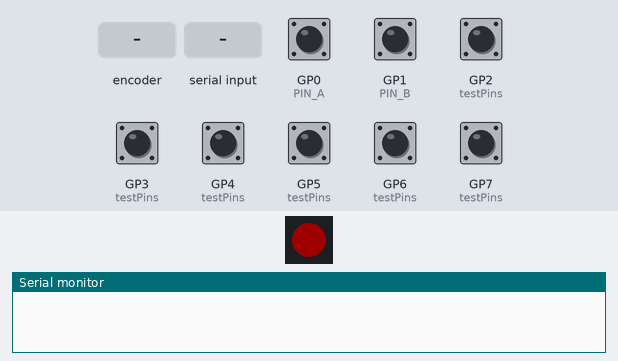
Recording of a program running on a simulated Raspberry Pi Pico. Shown: 1 RGB LEDs in strip order, left to right, the last lines printed to the serial monitor. Inputs (shaded band) come from the test bench; at power-on: GP0 (PIN_A), GP1 (PIN_B), GP2 (testPins), GP3 (testPins), GP4 (testPins), GP5 (testPins), GP6 (testPins), GP7 (testPins) HIGH. Dim RGB values are drawn brighter than linear.

Above: at 0.1 s.
At 2.6 s:
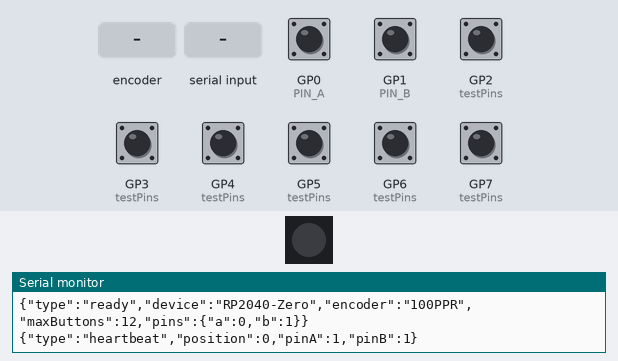
2.7 s: rotary encoder on GP0 (PIN_A) / GP1 (PIN_B) turned 3 steps (first pin leading)
At 4.05 s:
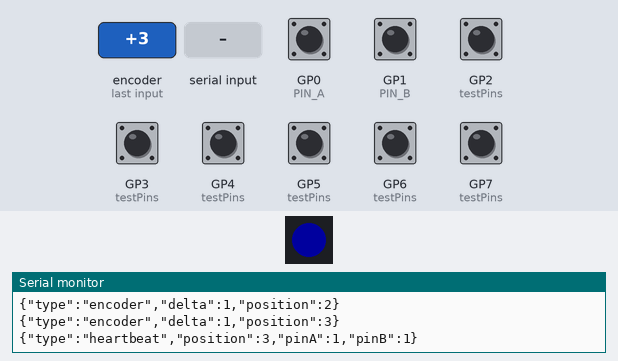
6.2 s: "test\n" received over Serial
9.7 s: "status\n" received over Serial
13.2 s: GP2 (testPins) pulled LOW for 0.15 s
16.7 s: "help\n" received over Serial
Timing chart, 0 to 21.2 s (numbered marks = the images above; inputs shaded):
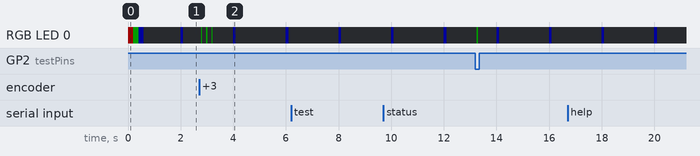

The program:

main.cpp
```cpp
/**
 * RP2040 Quadrature Encoder Reader with Button Support
 * PlatformIO / Arduino Framework
 *
 * Supports: Raspberry Pi Pico, Waveshare RP2040-Zero, Pimoroni Tiny2040
 * Connect: Encoder A -> GP0, Encoder B -> GP1, GND -> GND
 *
 * Sends JSON messages over USB serial when encoder rotates:
 * {"type":"encoder","delta":1,"position":123}
 *
 * Button events:
 * {"type":"button","pin":2,"state":"pressed"}
 * {"type":"button","pin":2,"state":"released"}
 */

#include <Arduino.h>

// Board detection for LED type
#if defined(BOARD_RP2040_ZERO)
    // RP2040-Zero: WS2812 NeoPixel on GP16
    #include <Adafruit_NeoPixel.h>
    #define LED_TYPE_NEOPIXEL 1
    #define LED_TYPE_RGB 0
    #define LED_TYPE_SINGLE 0
    const uint8_t LED_PIN = 16;
    Adafruit_NeoPixel led(1, LED_PIN, NEO_GRB + NEO_KHZ800);
    const char* DEVICE_NAME = "RP2040-Zero";
#elif defined(BOARD_TINY2040)
    // Tiny2040: RGB LED on GP18(R), GP19(G), GP20(B) - active LOW
    #define LED_TYPE_NEOPIXEL 0
    #define LED_TYPE_RGB 1
    #define LED_TYPE_SINGLE 0
    const uint8_t LED_PIN_R = 18;
    const uint8_t LED_PIN_G = 19;
    const uint8_t LED_PIN_B = 20;
    const uint8_t LED_PIN = 18;  // Primary for blocking (all 3 are blocked)
    const char* DEVICE_NAME = "Tiny2040";
#else
    // Pico: Single green LED on GP25 (active HIGH)
    #define LED_TYPE_NEOPIXEL 0
    #define LED_TYPE_RGB 0
    #define LED_TYPE_SINGLE 1
    const uint8_t LED_PIN = 25;
    const char* DEVICE_NAME = "Pico";
#endif

// Encoder pins
const uint8_t PIN_A = 0;   // GP0
const uint8_t PIN_B = 1;   // GP1

// ==================== BUTTON CONFIGURATION ====================
const uint8_t MAX_BUTTONS = 12;
const unsigned long DEBOUNCE_MS = 50;  // Debounce time in milliseconds

struct ButtonState {
    uint8_t pin;           // GPIO pin number (0 = not configured)
    bool enabled;          // Is this button configured?
    bool lastState;        // Last stable state (true = pressed, active LOW)
    bool currentReading;   // Current raw reading
    unsigned long lastDebounceTime;  // Last time the reading changed
};

ButtonState buttons[MAX_BUTTONS];
uint8_t numConfiguredButtons = 0;

// ==============================================================

// LED colors
const uint32_t COLOR_OFF = 0x000000;
const uint32_t COLOR_GREEN = 0x00FF00;   // Encoder movement
const uint32_t COLOR_BLUE = 0x0000FF;    // Heartbeat
const uint32_t COLOR_RED = 0xFF0000;     // Startup

// LED state
unsigned long ledOffTime = 0;

// Encoder state (volatile for ISR access)
volatile long encoderPosition = 0;      // Position in physical clicks
volatile int8_t lastEncoded = 0;
volatile int accumulatedPulses = 0;     // Raw pulses (4 per click)
volatile int accumulatedClicks = 0;     // Clicks to send (after /4)

// Timing
unsigned long lastSendTime = 0;
unsigned long lastHeartbeatTime = 0;
const unsigned long SEND_INTERVAL_MS = 50;      // 20Hz update rate for encoder data
const unsigned long HEARTBEAT_INTERVAL_MS = 2000; // Heartbeat every 2 seconds

// Command buffer
String inputBuffer = "";
unsigned long lastCharTime = 0;
const unsigned long COMMAND_TIMEOUT_MS = 100;  // Process after 100ms of no input

// State table for quadrature decoding
// Index = (lastState << 2) | currentState
// Values: 0 = no change, 1 = CW, -1 = CCW
const int8_t ENCODER_TABLE[16] = {
     0,  // 00 -> 00: no change
     1,  // 00 -> 01: CW
    -1,  // 00 -> 10: CCW
     0,  // 00 -> 11: invalid (skip)
    -1,  // 01 -> 00: CCW
     0,  // 01 -> 01: no change
     0,  // 01 -> 10: invalid (skip)
     1,  // 01 -> 11: CW
     1,  // 10 -> 00: CW
     0,  // 10 -> 01: invalid (skip)
     0,  // 10 -> 10: no change
    -1,  // 10 -> 11: CCW
     0,  // 11 -> 00: invalid (skip)
    -1,  // 11 -> 01: CCW
     1,  // 11 -> 10: CW
     0   // 11 -> 11: no change
};

// Interrupt handler for encoder
void encoderISR() {
    uint8_t a = digitalRead(PIN_A);
    uint8_t b = digitalRead(PIN_B);
    int8_t encoded = (a << 1) | b;

    int8_t index = (lastEncoded << 2) | encoded;
    int8_t delta = ENCODER_TABLE[index];

    if (delta != 0) {
        // Invert direction and accumulate raw pulses
        accumulatedPulses -= delta;

        // Convert to clicks (4 pulses = 1 physical click)
        while (accumulatedPulses >= 4) {
            accumulatedPulses -= 4;
            encoderPosition = (encoderPosition + 1) % 100;
            accumulatedClicks++;
        }
        while (accumulatedPulses <= -4) {
            accumulatedPulses += 4;
            encoderPosition = (encoderPosition + 99) % 100;  // +99 mod 100 = -1
            accumulatedClicks--;
        }
    }

    lastEncoded = encoded;
}

void sendEncoderData(int delta, long position) {
    Serial.print("{\"type\":\"encoder\",\"delta\":");
    Serial.print(delta);
    Serial.print(",\"position\":");
    Serial.print(position);
    Serial.println("}");
}

void sendPong(long position) {
    Serial.print("{\"type\":\"pong\",\"position\":");
    Serial.print(position);
    Serial.println("}");
}

void sendReady() {
    Serial.print("{\"type\":\"ready\",\"device\":\"");
    Serial.print(DEVICE_NAME);
    Serial.print("\",\"encoder\":\"100PPR\",\"maxButtons\":");
    Serial.print(MAX_BUTTONS);
    Serial.println(",\"pins\":{\"a\":0,\"b\":1}}");
}

// Send button state change
void sendButtonEvent(uint8_t pin, bool pressed) {
    Serial.print("{\"type\":\"button\",\"pin\":");
    Serial.print(pin);
    Serial.print(",\"state\":\"");
    Serial.print(pressed ? "pressed" : "released");
    Serial.println("\"}");
}

// Check if a pin is reserved (encoder or LED pins)
bool isPinReserved(uint8_t pin) {
    // Encoder pins always reserved
    if (pin == PIN_A || pin == PIN_B) return true;

#if LED_TYPE_RGB
    // Tiny2040 RGB LED uses 3 pins
    if (pin == LED_PIN_R || pin == LED_PIN_G || pin == LED_PIN_B) return true;
#else
    // Single LED pin
    if (pin == LED_PIN) return true;
#endif

    return false;
}

// Configure a button on a specific pin
void configureButton(uint8_t index, uint8_t pin) {
    if (index >= MAX_BUTTONS) return;

    // Don't allow reserved pins
    if (isPinReserved(pin)) return;

    buttons[index].pin = pin;
    buttons[index].enabled = true;
    buttons[index].lastState = false;
    buttons[index].currentReading = false;
    buttons[index].lastDebounceTime = 0;

    // Configure pin with internal pull-up (button connects to GND)
    pinMode(pin, INPUT_PULLUP);
}

// Clear all button configurations
void clearButtons() {
    for (uint8_t i = 0; i < MAX_BUTTONS; i++) {
        buttons[i].enabled = false;
        buttons[i].pin = 0;
    }
    numConfiguredButtons = 0;
}

// Initialize buttons array
void initButtons() {
    clearButtons();
}

void handleCommand(const String& line) {
    // Simple text commands (for easy serial monitor testing)
    String trimmed = line;
    trimmed.trim();

    if (trimmed.equalsIgnoreCase("test")) {
        // Quick test mode - configure GP2-GP7 as buttons
        clearButtons();
        uint8_t testPins[] = {2, 3, 4, 5, 6, 7};
        for (uint8_t i = 0; i < 6; i++) {
            configureButton(i, testPins[i]);
        }
        numConfiguredButtons = 6;
        Serial.println("{\"type\":\"test_mode\",\"pins\":[2,3,4,5,6,7],\"msg\":\"Ground GP2-GP7 to test buttons\"}");
        return;
    }
    if (trimmed.equalsIgnoreCase("status")) {
        Serial.print("{\"type\":\"status\",\"buttons\":");
        Serial.print(numConfiguredButtons);
        Serial.print(",\"position\":");
        Serial.print(encoderPosition);
        Serial.println("}");
        return;
    }
    if (trimmed.equalsIgnoreCase("help")) {
        Serial.println("{\"type\":\"help\",\"commands\":[\"test\",\"status\",\"help\"]}");
        return;
    }

    // Simple JSON command parsing
    if (line.indexOf("\"type\":\"reset\"") >= 0) {
        // Reset position counter
        noInterrupts();
        int posIdx = line.indexOf("\"position\":");
        if (posIdx >= 0) {
            int startIdx = posIdx + 11;
            int endIdx = line.indexOf('}', startIdx);
            if (endIdx < 0) endIdx = line.length();
            String posStr = line.substring(startIdx, endIdx);
            int commaIdx = posStr.indexOf(',');
            if (commaIdx >= 0) posStr = posStr.substring(0, commaIdx);
            posStr.trim();
            encoderPosition = posStr.toInt();
        } else {
            encoderPosition = 0;
        }
        accumulatedPulses = 0;
        accumulatedClicks = 0;
        interrupts();

        sendEncoderData(0, encoderPosition);
    }
    else if (line.indexOf("\"type\":\"ping\"") >= 0) {
        sendPong(encoderPosition);
    }
    // Button configuration: {"type":"buttons","pins":[2,3,4,5]}
    else if (line.indexOf("\"type\":\"buttons\"") >= 0) {
        clearButtons();

        int pinsIdx = line.indexOf("\"pins\":[");
        if (pinsIdx >= 0) {
            int startIdx = pinsIdx + 8;
            int endIdx = line.indexOf(']', startIdx);
            if (endIdx > startIdx) {
                String pinsStr = line.substring(startIdx, endIdx);
                uint8_t buttonIndex = 0;

                // Parse comma-separated pin numbers
                int pos = 0;
                while (pos < pinsStr.length() && buttonIndex < MAX_BUTTONS) {
                    int commaIdx = pinsStr.indexOf(',', pos);
                    if (commaIdx < 0) commaIdx = pinsStr.length();

                    String pinStr = pinsStr.substring(pos, commaIdx);
                    pinStr.trim();
                    int pin = pinStr.toInt();

                    if (pin >= 2 && pin <= 29) {  // Valid GPIO range
                        configureButton(buttonIndex, pin);
                        buttonIndex++;
                    }
                    pos = commaIdx + 1;
                }
                numConfiguredButtons = buttonIndex;
            }
        }

        // Confirm configuration
        Serial.print("{\"type\":\"buttons_configured\",\"count\":");
        Serial.print(numConfiguredButtons);
        Serial.println("}");
    }
    // Clear buttons: {"type":"clear_buttons"}
    else if (line.indexOf("\"type\":\"clear_buttons\"") >= 0) {
        clearButtons();
        Serial.println("{\"type\":\"buttons_cleared\"}");
    }
    // Test mode: {"type":"test"} - configures GP2-GP7 as buttons for testing
    else if (line.indexOf("\"type\":\"test\"") >= 0) {
        clearButtons();
        uint8_t testPins[] = {2, 3, 4, 5, 6, 7};
        for (uint8_t i = 0; i < 6; i++) {
            configureButton(i, testPins[i]);
        }
        numConfiguredButtons = 6;
        Serial.println("{\"type\":\"test_mode\",\"pins\":[2,3,4,5,6,7]}");
    }
}

void sendHeartbeat() {
    Serial.print("{\"type\":\"heartbeat\",\"position\":");
    Serial.print(encoderPosition);
    Serial.print(",\"pinA\":");
    Serial.print(digitalRead(PIN_A));
    Serial.print(",\"pinB\":");
    Serial.print(digitalRead(PIN_B));
    Serial.println("}");
}

void setLed(uint32_t color) {
#if LED_TYPE_NEOPIXEL
    led.setPixelColor(0, color);
    led.show();
#elif LED_TYPE_RGB
    // Tiny2040 RGB LED - active LOW (0 = on, 1 = off)
    uint8_t r = (color >> 16) & 0xFF;
    uint8_t g = (color >> 8) & 0xFF;
    uint8_t b = color & 0xFF;
    // Use PWM for brightness, inverted for active LOW
    analogWrite(LED_PIN_R, 255 - r);
    analogWrite(LED_PIN_G, 255 - g);
    analogWrite(LED_PIN_B, 255 - b);
#else
    // Single LED: on if any color component is set
    digitalWrite(LED_PIN, color != 0 ? HIGH : LOW);
#endif
}

void flashLed(uint32_t color, unsigned long durationMs) {
    setLed(color);
    ledOffTime = millis() + durationMs;
}

void setup() {
#if LED_TYPE_NEOPIXEL
    // Initialize NeoPixel RGB LED
    led.begin();
    led.setBrightness(30);  // Dim (0-255) - these LEDs are bright!
#elif LED_TYPE_RGB
    // Initialize Tiny2040 RGB LED (3 separate pins, active LOW)
    pinMode(LED_PIN_R, OUTPUT);
    pinMode(LED_PIN_G, OUTPUT);
    pinMode(LED_PIN_B, OUTPUT);
#else
    // Initialize single LED
    pinMode(LED_PIN, OUTPUT);
#endif
    setLed(COLOR_RED);

    // Initialize buttons
    initButtons();

    // Initialize encoder pins with pull-ups
    pinMode(PIN_A, INPUT_PULLUP);
    pinMode(PIN_B, INPUT_PULLUP);

    // Read initial encoder state
    lastEncoded = (digitalRead(PIN_A) << 1) | digitalRead(PIN_B);

    // Attach interrupts to both encoder pins
    attachInterrupt(digitalPinToInterrupt(PIN_A), encoderISR, CHANGE);
    attachInterrupt(digitalPinToInterrupt(PIN_B), encoderISR, CHANGE);

    // Initialize USB Serial
    Serial.begin(115200);

    // Startup blink: red -> green -> blue
    delay(200);
    setLed(COLOR_GREEN);
    delay(200);
    setLed(COLOR_BLUE);
    delay(200);
    setLed(COLOR_OFF);

    // Wait for serial connection (with timeout)
    unsigned long startWait = millis();
    while (!Serial && (millis() - startWait < 5000)) {
        delay(10);
    }

    // Send ready message
    delay(500); // Give serial time to stabilize
    sendReady();
}

void loop() {
    unsigned long now = millis();

    // Turn off LED after flash duration
    if (ledOffTime > 0 && now >= ledOffTime) {
        setLed(COLOR_OFF);
        ledOffTime = 0;
    }

    // Send accumulated encoder data at regular intervals
    if (accumulatedClicks != 0 && (now - lastSendTime) >= SEND_INTERVAL_MS) {
        noInterrupts();
        int clicks = accumulatedClicks;
        long pos = encoderPosition;
        accumulatedClicks = 0;
        interrupts();

        sendEncoderData(clicks, pos);
        lastSendTime = now;

        // Flash green on encoder movement
        flashLed(COLOR_GREEN, 50);
    }

    // Send heartbeat periodically so we know the device is alive
    if ((now - lastHeartbeatTime) >= HEARTBEAT_INTERVAL_MS) {
        sendHeartbeat();
        lastHeartbeatTime = now;

        // Brief blue flash on heartbeat (only if not already flashing)
        if (ledOffTime == 0) {
            flashLed(COLOR_BLUE, 100);
        }
    }

    // Scan configured buttons with debouncing
    for (uint8_t i = 0; i < MAX_BUTTONS; i++) {
        if (!buttons[i].enabled) continue;

        // Read button (active LOW - pressed when connected to GND)
        bool reading = !digitalRead(buttons[i].pin);

        // If reading changed, reset debounce timer
        if (reading != buttons[i].currentReading) {
            buttons[i].currentReading = reading;
            buttons[i].lastDebounceTime = now;
        }

        // If reading has been stable for debounce period
        if ((now - buttons[i].lastDebounceTime) >= DEBOUNCE_MS) {
            // If state has changed
            if (reading != buttons[i].lastState) {
                buttons[i].lastState = reading;
                sendButtonEvent(buttons[i].pin, reading);

                // Flash LED on button press
                if (reading) {
                    flashLed(COLOR_GREEN, 50);
                }
            }
        }
    }

    // Process incoming serial commands
    while (Serial.available() > 0) {
        char c = Serial.read();
        lastCharTime = now;

        if (c == '\n' || c == '\r') {
            if (inputBuffer.length() > 0) {
                handleCommand(inputBuffer);
                inputBuffer = "";
            }
        } else {
            inputBuffer += c;
            // Prevent buffer overflow
            if (inputBuffer.length() > 256) {
                inputBuffer = "";
            }
        }
    }

    // Timeout-based command processing (for serial monitors that don't send newline)
    if (inputBuffer.length() > 0 && (now - lastCharTime) >= COMMAND_TIMEOUT_MS) {
        handleCommand(inputBuffer);
        inputBuffer = "";
    }
}
```
